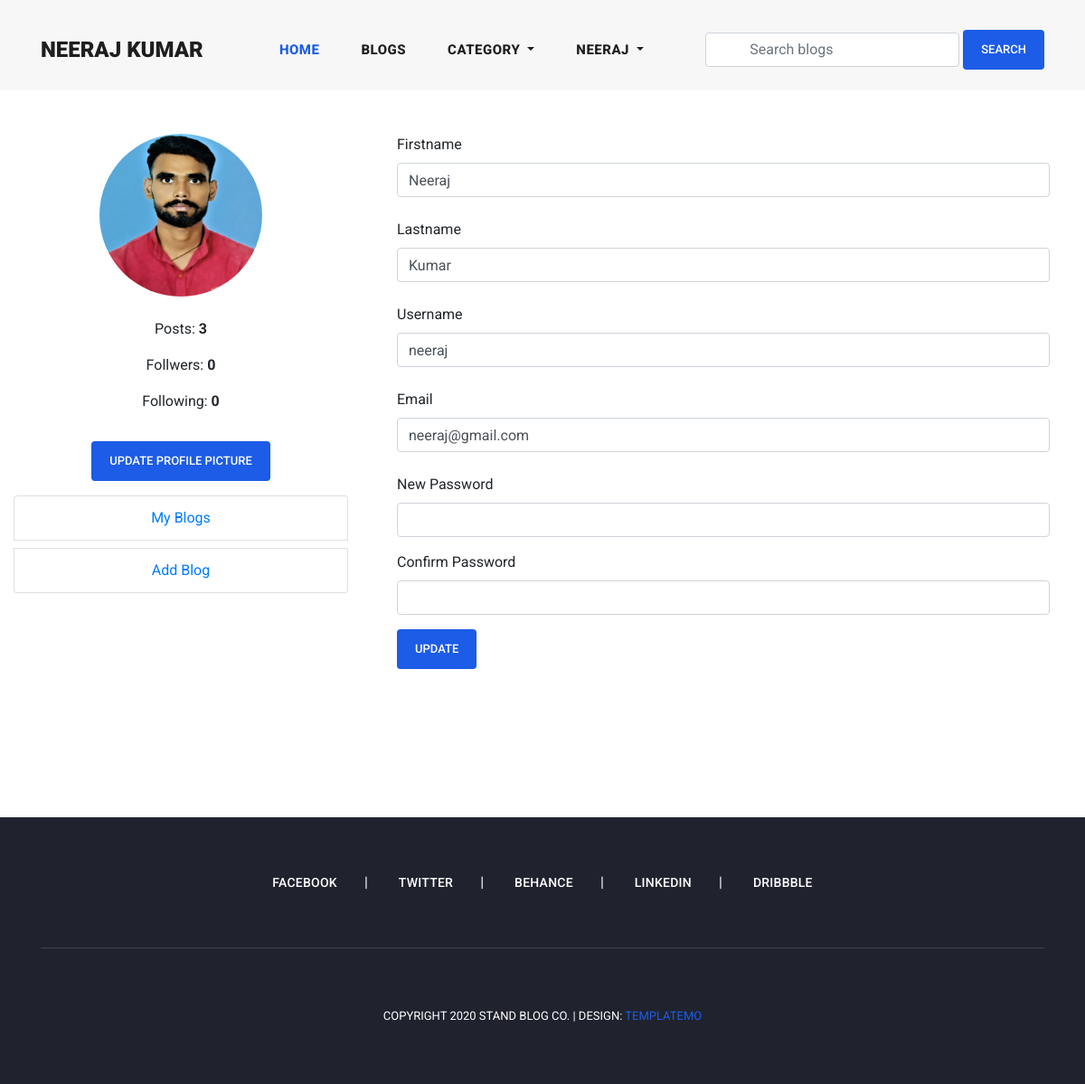
The page /profile/ (signed in) on the database its author committed.
### user_profile/models.py (models this page shows, shortened)
class User(AbstractUser):
    email = models.EmailField(
        max_length=150,
        unique=True,
        error_messages={
            "unique": "The email must be unique"
        }
    )
    profile_image = models.ImageField(
        null=True,
        blank=True,
        upload_to="profile_images"
    )
    followers = models.ManyToManyField("Follow")
    REQUIRED_FIELDS = ["email"]
    objects = CustomUserManager()
    def get_profile_picture(self):
        url = ""
        try:
            url = self.profile_image.url
        except:
            url = ""
        return url

### user_profile/views.py (the view, shortened to what this page needs)
# urls.py: path('profile/', profile, name='profile'),
@login_required(login_url='login')
def profile(request):
    account = get_object_or_404(User, pk=request.user.pk)
    form = UserProfileUpdateForm(instance=account)
    context = {
        "account": account,
        "form": form
    }
    return render(request, 'profile.html', context)

### user_profile/forms.py (shortened to what this page needs)
class UserProfileUpdateForm(forms.ModelForm):
    class Meta:
        model = User
        fields = ("first_name", "last_name", "username", "email", )

### blog/context_processors.py (called while the page is built)
def get_all_categories(request):
    categories = Category.objects.all()
    context = {
        "categories": categories
    }
    return context

### user_profile/context_processors.py (called while the page is built)
def user_notifications(request):
    context = {}
    if request.user.is_authenticated:
        notifications = Notificaiton.objects.filter(
            user=request.user
        ).order_by('-created_date')
        unseen = notifications.exclude(is_seen=True)
        context['notifications'] = notifications
        context['unseen'] = unseen.count()
    return context

### templates/profile.html (shortened to what this page needs)
{% extends 'base.html' %}
{% load static %}
{% block content %}
<section class="profile">
        <div class="container-fluid">
            <div class="row py-5">
                <div class="col-md-4">
                    <div class="text-center">
                        <img class="rounded rounded-circle profile-picture" src="{{request.user.get_profile_picture}}" alt="">
                        <ul class="text-center py-3">
                            <li class="py-2">
                                <span>Posts: <strong>{{account.user_blogs.count}}</strong></span>
                            </li>
                            <li class="py-2">
                                <span>Follwers: <strong>{{account.followers.all.count}}</strong></span>
                            </li>
                            <li class="py-2">
                                <span>Following: <strong>{{account.user_follows.all.count}}</strong></span>
                            </li>
                        </ul>
                    </div>
                    <div class="text-center pt-2 pb-1">
                    <button type="button" class="btn btn-primary" data-toggle="modal" data-target="#exampleModal">
                        Update Profile Picture
                    </button>
                    </div>
                    <ul class="list-group text-center mt-2 mb-5">
                        <li class="list-group-item my-1">
                            <a class="text-decoration-none" href="{% url 'my_blogs' %}">
                                My Blogs
                            </a>
                        </li>
                        <li class="list-group-item my-1">
                            <a class="text-decoration-none" href="{% url 'add_blog' %}">
                                Add Blog
                            </a>
                        </li>
                    </ul>
                </div>
                <div class="col-md-8">
                    <form class="px-4" action="{% url 'profile' %}" method="POST">
                        <div class="form-group">
                            <label for="firstname">Firstname</label>
                            <input class="form-control" name="first_name"  value="{{account.first_name}}" type="text">
                            <p class="text-danger error py-1">{{form.first_name.errors}}</p>
                        </div>
                        <div class="form-group">
                            <label for="lastname">Lastname</label>
                            <input class="form-control" name="last_name"  value="{{account.last_name}}" type="text">
                            <p class="text-danger error py-1">{{form.last_name.errors}}</p>
                        </div>
                        <div class="form-group">
                            <label for="username">Username</label>
                            <input class="form-control" name="username"  value="{{account.username}}" type="text">
                            <p class="text-danger error py-1">{{form.username.errors}}</p>
                        </div>
                        <div class="form-group">
                            <label for="email">Email</label>
                            <input class="form-control" name="email"  value="{{account.email}}" type="email">
                            <p class="text-danger error py-1">{{form.email.errors}}</p>
                        </div>
                        <div class="form-group">
                            <label for="new_password">New Password</label>
                            <input class="form-control" name="new_password"  value="" type="password">
                        </div>
                        <div class="form-group">
                            <label for="confirm_password">Confirm Password</label>
                            <input class="form-control" name="confirm_password"  value="" type="password">
                        </div>
                        <div class="form-group mt-2">
                            <button class="btn btn-primary">Update</button>
                        </div>
                    </form>
                </div>
            </div>
        </div>
</section>
{% endblock content %}

### templates/header.html (shortened to what this page needs)
 <header class="">
    <nav class="navbar navbar-expand-lg">
      <div class="container">
        <a class="navbar-brand" href="{% url 'home' %}"><h2>Neeraj Kumar<em></em></h2></a>
        <div class="collapse navbar-collapse" id="navbarResponsive">
          <ul class="navbar-nav ml-auto">
            <li class="nav-item active">
              <a class="nav-link" href="{% url 'home' %}">Home
              </a>
            </li>
            <li class="nav-item">
              <a class="nav-link" href="{% url 'blogs' %}">Blogs</a>
            </li>
            <li class="nav-item dropdown">
              <a class="nav-link dropdown-toggle" href="#" id="navbarDropdown" role="button" data-toggle="dropdown" aria-haspopup="true" aria-expanded="false">
                Category
              </a>
            </li>
            {% if request.user.is_authenticated %}
            <li class="nav-item dropdown">
              <a class="nav-link dropdown-toggle" href="#" id="navbarDropdown" role="button" data-toggle="dropdown" aria-haspopup="true" aria-expanded="false">
                {{request.user.username}}
              </a>
            </li>
            {% else %}
            <li class="nav-item">
              <a class="nav-link" href="{% url 'login' %}">Login</a>
            </li>
            {% endif %}
          </ul>
          <form class="form-inline d-flex flex-nowrap my-2 ml-auto search-form" action="{% url 'search_blogs' %}" method="GET">
            <input class="form-control px-5" name="search" type="text" placeholder="Search blogs" required>
            <button class="btn btn-primary ml-1">Search</button>
          </form>
        </div>
      </div>
    </nav>
  </header>

### assets/css/templatemo-stand-blog.css (style rules this page uses)
body { font-family: 'Roboto', sans-serif; overflow-x: hidden; text-rendering: optimizeLegibility; -webkit-font-smoothing: antialiased; -moz-osx-font-smoothing: grayscale; }
p { margin-bottom: 0px; font-size: 15px; font-weight: 400; color: #7a7a7a; line-height: 30px; }
a { text-decoration: none!important; }
ul { padding: 0; margin: 0; list-style: none; }
h1,h2,h3,h4,h5,h6 { margin: 0px; }
header { z-index: 99999; width: 100%; height: 100px; background-color: #f7f7f7; -webkit-transition: all 0.3s ease-in-out 0s; -moz-transition: all 0.3s ease-in-out 0s; -o-transition: all 0.3s ease-in-out 0s; transition: all 0.3s ease-in-out 0s; }
header .navbar { padding: 25px 0px; }
.navbar .navbar-brand { float: left; margin-top: -12px; outline: none; }
.navbar .navbar-brand h2 { color: #1e1e1e; text-transform: uppercase; font-size: 24px; font-weight: 900; -webkit-transition: all .3s ease 0s; -moz-transition: all .3s ease 0s; -o-transition: all .3s ease 0s; transition: all .3s ease 0s; }
#navbarResponsive { z-index: 999; }
.navbar-collapse { text-align: center; }
.navbar .navbar-nav .nav-item { margin: 0px 15px; }
.navbar .navbar-nav a.nav-link { text-transform: capitalize; font-size: 15px; font-weight: 800; text-transform: uppercase; letter-spacing: 0.5px; color: #1e1e1e; transition: all 0.3s; }
.navbar .navbar-nav .nav-link:hover, .navbar .navbar-nav .active>.nav-link, .navbar .navbar-nav .nav-link.active, .navbar .navbar-nav .nav-link.show, .navbar .navbar-nav .show>.nav-link { color: #1c5ce6; }

### assets/css/main.css (style rules this page uses)
.btn-primary { display: inline-block; background-color: #1c5ce6; color: #fff; font-size: 13px; font-weight: 500; padding: 12px 20px; text-transform: uppercase; transition: all .3s; border: none; outline: none; }
input, textarea { text-transform: none !important; }
.profile-picture { max-width: 100%; width: 180px; height: 180px; }

### rows shown on the page
User: user.username "NEERAJ", user.get_profile_picture (picture), user_blogs.count "3", followers.all.count "0", user_follows.all.count "0", first_name "Neeraj", last_name "Kumar", username "neeraj", email "neeraj@gmail.com"
